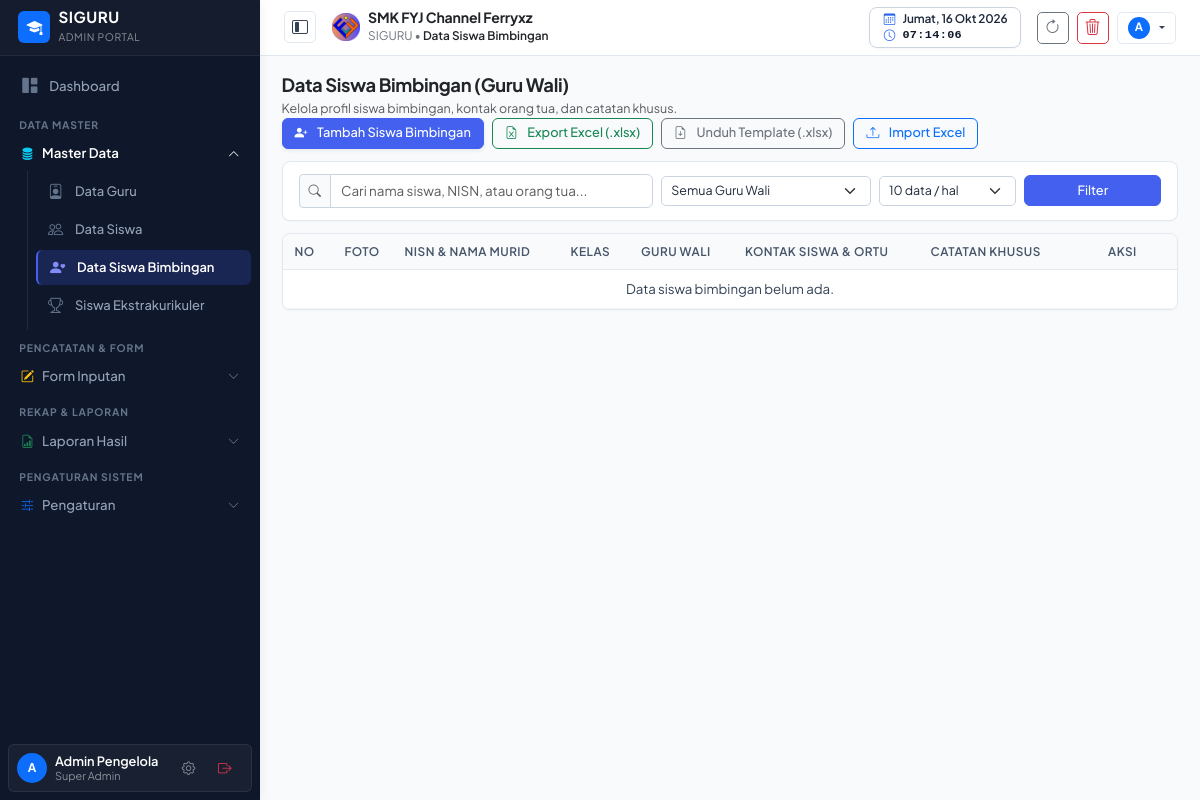
/master-bimbingan.php (signed in), run on the app's committed database.
### tables this page shows
CREATE TABLE pengaturan (
    id INTEGER PRIMARY KEY AUTOINCREMENT,
    logo TEXT DEFAULT 'assets/images/logo.png',
    nama_sekolah TEXT DEFAULT 'SMK NEGERI 1 CONTOH',
    tahun_ajaran TEXT DEFAULT '2026/2027',
    semester TEXT DEFAULT 'Ganjil',
    kelas TEXT DEFAULT 'X RPL 1, X RPL 2, XI RPL 1, XI RPL 2, XII RPL 1, XII RPL 2',
    mata_pelajaran TEXT DEFAULT 'Matematika, Bahasa Indonesia, Pemrograman Web, Basis Data, Bahasa Inggris, PJOK, Pendidikan Agama',
    folder_jurnal TEXT,
    folder_foto TEXT,
    folder_guru_wali TEXT,
    folder_wali TEXT,
    folder_ekstra TEXT,
    link_db_absen TEXT,
    link_db_jurnal TEXT,
    link_db_guru_wali TEXT,
    link_db_wali TEXT,
    link_db_ekstra TEXT,
    list_ekstrakurikuler TEXT DEFAULT 'Pramuka, Paskibra, Futsal, Basket, Rohis, PMR, Desain Grafis, Robotik',
    kepala_sekolah TEXT DEFAULT 'Drs. H. Ahmad Fauzi, M.Pd.',
    nip_kepala_sekolah TEXT DEFAULT '19750815 199903 1 002'
, kop_surat TEXT DEFAULT 'assets/images/kop_surat.png', kop_size TEXT DEFAULT '90', kabupaten TEXT DEFAULT 'Klungkung', ttd_kepsek TEXT DEFAULT 'https://drive.google.com/thumbnail?id=1GUfUommgYjV-cnhU0tTB8kRJy8iXagkI', list_tahun_ajaran TEXT DEFAULT '["2025/2026", "2026/2027", "2027/2028"]');

### master-bimbingan.php (the view, shortened to what the rows shown need)
<?php
require_once __DIR__ . '/config/helper.php';
require_once __DIR__ . '/views/header.php';
?>
<main class="content-wrapper">
    <div class="card card-table overflow-hidden">
        <div class="table-responsive">
            <table class="table table-custom align-middle mb-0">
                <thead>
                    <tr>
                        <th style="width: 50px;">No</th>
                        <th style="width: 60px;">Foto</th>
                        <th>NISN & Nama Murid</th>
                        <th>Kelas</th>
                        <th>Guru Wali</th>
                        <th>Kontak Siswa & Ortu</th>
                        <th>Catatan Khusus</th>
                        <th class="text-center" style="width: 110px;">Aksi</th>
                    </tr>
                </thead>
            </table>
        </div>
    </div>
</main>
<?php require_once __DIR__ . '/views/footer.php'; ?>

### views/header.php (shortened to what the rows shown need)
<?php
require_once __DIR__ . '/../config/helper.php';
$settings = getSettings();
?>
<!DOCTYPE html>
<html lang="id">
<head>
    <link href="https://cdn.jsdelivr.net/npm/bootstrap@5.3.2/dist/css/bootstrap.min.css" rel="stylesheet">
    <link rel="stylesheet" href="https://cdn.jsdelivr.net/npm/bootstrap-icons@1.11.3/font/bootstrap-icons.min.css">
    <link rel="stylesheet" href="https://cdnjs.cloudflare.com/ajax/libs/font-awesome/6.5.1/css/all.min.css">
    <link rel="stylesheet" href="assets/css/style.css?v=<?= time() ?>">
</head>
<body>
<header class="main-header d-flex align-items-center justify-content-between px-3 px-md-4">
    <div class="d-flex align-items-center gap-2 gap-md-3">
        <div class="d-flex align-items-center gap-2">
            <img src="<?= htmlspecialchars($settings['logo'] ?? 'assets/images/logo.png') ?>" alt="Logo" class="rounded" style="height: 28px; width: 28px; object-fit: contain;">
            <div>
                <span class="d-none d-md-block fw-bold text-dark mb-0" style="font-size: 0.88rem; line-height: 1.15; letter-spacing: -0.01em;">
                    <?= htmlspecialchars($settings['nama_sekolah'] ?? 'SMK FYJ Channel Ferryxz') ?>
                </span>
                <span class="text-secondary small" style="line-height: 1.1; font-size: 0.74rem;">
                    SIGURU &bull; <span class="fw-semibold text-dark"><?= htmlspecialchars($pageTitle ?? 'Dashboard') ?></span>
                </span>
            </div>
        </div>
    </div>
</header>

### data on the page
pengaturan: logo (picture), nama_sekolah "SMK FYJ Channel Ferryxz"

### other printed values
$pageTitle "Data Siswa Bimbingan"
substr($user['nama'] ?: 'U', 0, 1) "A"
substr($currentUserData['nama'] ?? 'U', 0, 1) "A"
$currentUserData['nama'] "Admin Pengelola"
$currentUserData['hak_akses'] "Super Admin"
form field limit "10 data / hal"
